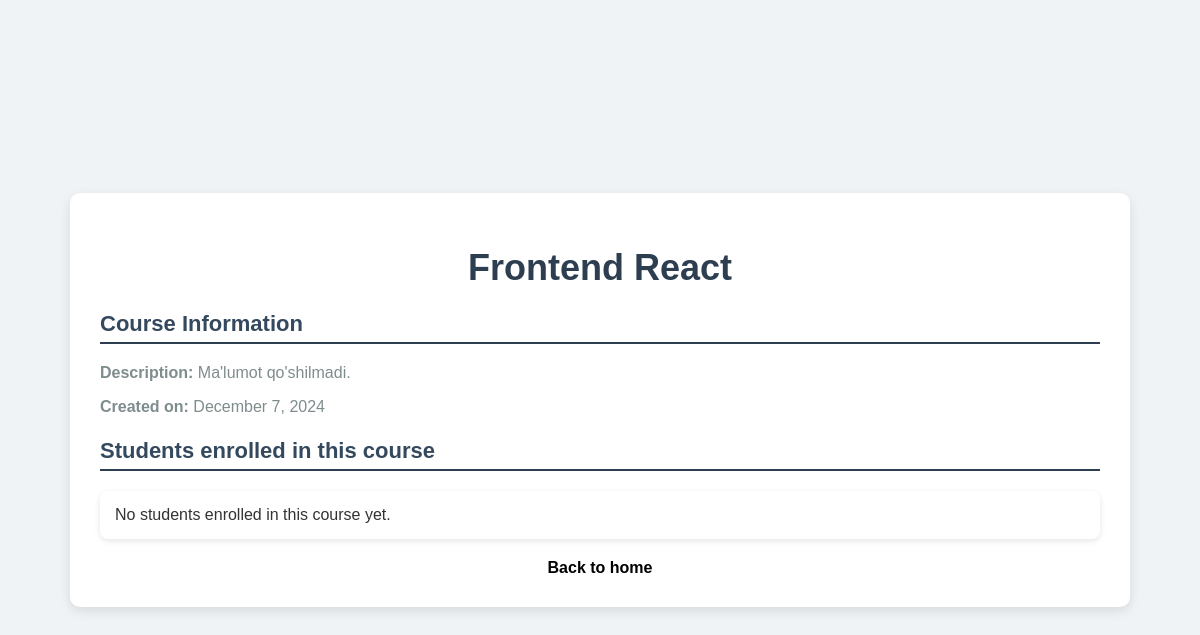
/course/8/, run on an earlier commit of the app's database.
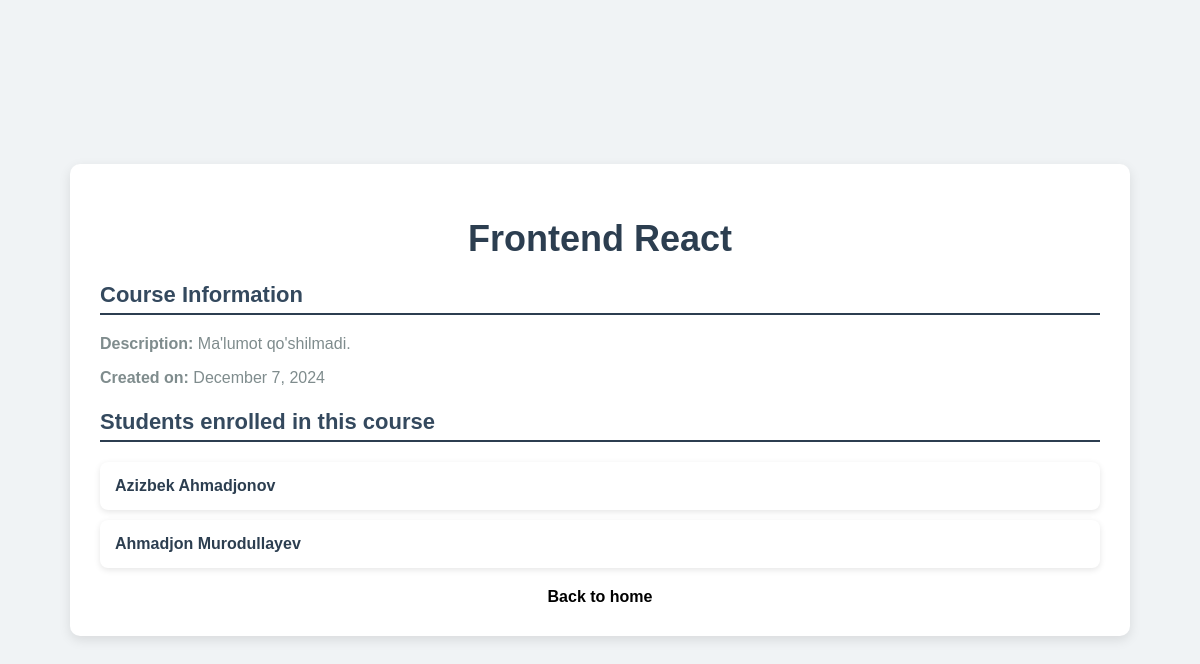
And on a later commit of the database.
### manager/models.py (models this page shows, shortened)
class Course(models.Model):
    title = models.CharField(max_length=50, unique=True)
    description = models.TextField(null=True, blank=True)
    created_at = models.DateTimeField(auto_now_add=True)
    updated_at = models.DateTimeField(auto_now=True)

class Student(models.Model):
    name = models.CharField(max_length=100)
    email = models.CharField(max_length=100, null=True, blank=True)
    photo = models.ImageField(upload_to='photos/', null=True, blank=True)
    enrolled_at = models.DateTimeField(auto_now_add=True)
    course = models.ForeignKey(Course, on_delete=models.CASCADE, null=True, blank=True)

### manager/views.py (the view)
# urls.py: path('course/<int:pk>/', course, name='course')
def course(request: WSGIRequest, pk):
    course = get_object_or_404(Course, pk=pk)
    students = Student.objects.filter(course=course)
    context = {
        'course': course,
        'students': students
    }
    return render(request, 'courses.html', context)

### templates/courses.html (shortened to what this page needs)
<!DOCTYPE html>
<html lang="en">
<head>
</head>
<body>
<div class="container">
    <h1>{{ course.title }}</h1>
    <div class="course-info">
        <h3>Course Information</h3>
        <p><strong>Description:</strong> {{ course.description }}</p>
        <p><strong>Created on:</strong> {{ course.created_at|date:"F j, Y" }}</p>
    </div>
    <h3>Students enrolled in this course</h3>
    <ul>
        {% for student in students %}
        <li class="student-item" data-url="{% url 'student' student.pk %}">
            <a href="javascript:void(0)">{{ student.name }}</a>
        </li>
        {% empty %}
        <li>No students enrolled in this course yet.</li>
        {% endfor %}
    </ul>
    <a href="{% url 'home' %}" class="back-link">Back to home</a>
</div>
</body>
</html>

### templates/courses.html (style rules this page uses)
body { font-family: 'Arial', sans-serif; background-color: #f0f3f5; margin: 0; padding: 0; display: flex; justify-content: center; user-select: none; align-items: center; height: 100vh; color: #333; }
.container { max-width: 1000px; width: 100%; padding: 30px; background-color: #ffffff; box-shadow: 0 4px 12px rgba(0, 0, 0, 0.1); border-radius: 10px; overflow: hidden; }
h1 { text-align: center; color: #2c3e50; font-size: 36px; margin-bottom: 15px; }
.course-info { margin-bottom: 20px; font-size: 16px; color: #7f8c8d; }
h3 { color: #34495e; margin-bottom: 20px; font-size: 22px; border-bottom: 2px solid #2c3e50; padding-bottom: 5px; }
ul { list-style-type: none; padding: 0; margin: 0; }
li { background-color: #ffffff; margin: 10px 0; padding: 15px; box-shadow: 0 2px 6px rgba(0, 0, 0, 0.1); border-radius: 8px; transition: transform 0.3s ease, box-shadow 0.3s ease; cursor: pointer; position: relative; }
a { text-decoration: none; color: #2c3e50; font-weight: bold; transition: color 0.3s ease; }
.back-link { display: block; text-align: center; text-decoration: none; font-weight: bold; color: black; margin-top: 20px; font-size: 16px; }

What changed in the data, as far as the page shows it:
added Student: name "Azizbek Ahmadjonov"
added Student: name "Ahmadjon Murodullayev"
Also different on the page:
text no longer shown: "No students enrolled in this course yet."
